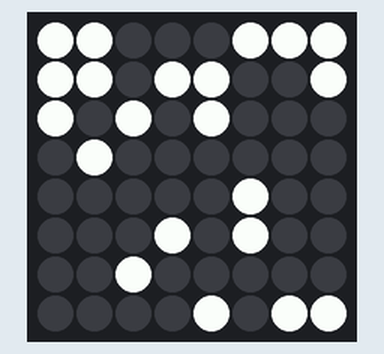
This program was run on a simulated Raspberry Pi (BCM pin numbers) with a Sense HAT. On the bench: the Sense HAT's 8×8 RGB LED matrix. Random numbers come from a fixed seed.

Above: at 0.14 s.
At 4.92 s:
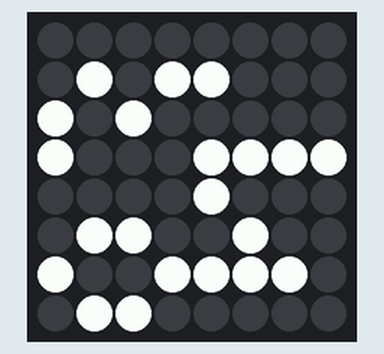
At 9.95 s:
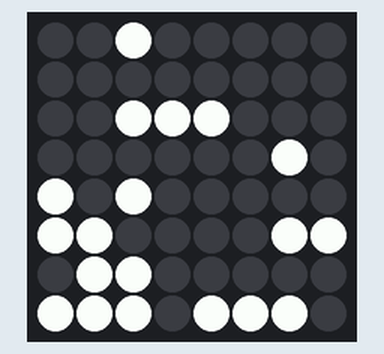
At 19.76 s:
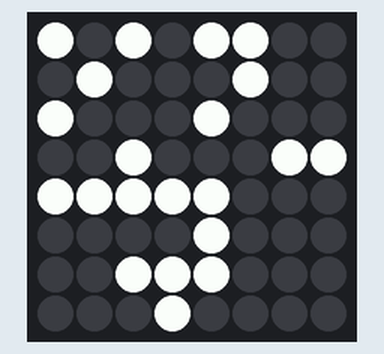
At 29.56 s:
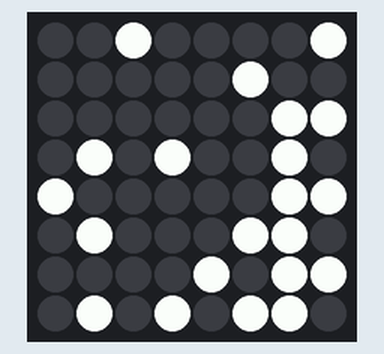
At 39.62 s:
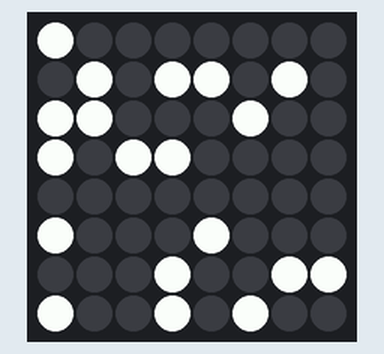

The program:

animate2.py
```python
#!/usr/bin/python3

import time
import numpy as np

from sense_hat import SenseHat
s = SenseHat()

MAX_PIXELS = 25

s.clear()
buf = np.array(s.get_pixels())

while True:
    indexes = np.random.randint(0, 64, MAX_PIXELS)
    for i in indexes:
        buf[i, :] = 255
    s.clear()
    s.set_pixels(buf)
    time.sleep(0.25)
    for i in indexes:
        buf[i, :] = 0
```
